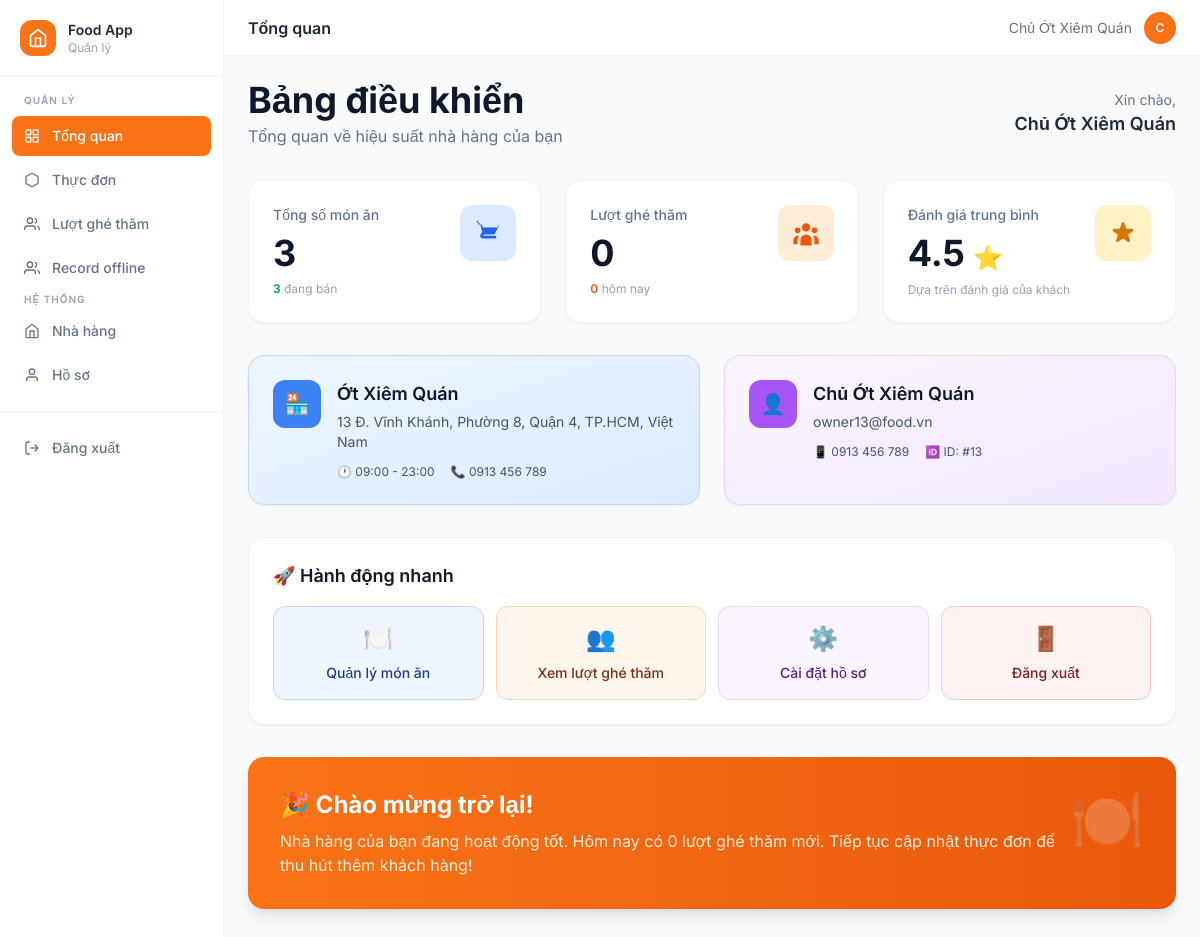
The app's page /web/owner/dashboard.php (signed in) with its own data.
### tables this page shows
CREATE TABLE `users` (
  `user_id` int(11) NOT NULL,
  `name` varchar(255) DEFAULT NULL,
  `email` varchar(255) DEFAULT NULL,
  `phone` varchar(20) DEFAULT NULL,
  `restaurant_id` int(11) DEFAULT NULL,
  `password_hash` varchar(255) DEFAULT NULL,
  `created_at` timestamp NOT NULL DEFAULT current_timestamp(),
  `is_active` tinyint(1) NOT NULL DEFAULT 1
);

CREATE TABLE `restaurant` (
  `restaurant_id` int(11) NOT NULL,
  `name` varchar(255) NOT NULL,
  `description` text DEFAULT NULL,
  `lat` double DEFAULT NULL,
  `lng` double DEFAULT NULL,
  `phone` varchar(20) DEFAULT NULL,
  `address` varchar(255) DEFAULT NULL,
  `open_hour` varchar(50) DEFAULT NULL,
  `close_hour` varchar(50) DEFAULT NULL,
  `rating` float DEFAULT 0,
  `status` varchar(20) NOT NULL DEFAULT 'open' COMMENT 'open | closed | maintenance',
  `created_at` timestamp NOT NULL DEFAULT current_timestamp(),
  `updated_at` timestamp NOT NULL DEFAULT current_timestamp() ON UPDATE current_timestamp()
);

### web/owner/dashboard.php (the view, shortened to what this page needs)
<?php
require_once __DIR__ . '/config.php';
$restaurant_id = $_SESSION['restaurant_id'];
$user_id = $_SESSION['user_id'];
$stmt = $pdo->prepare("SELECT * FROM restaurant WHERE restaurant_id = ?");
$stmt->execute([$restaurant_id]);
$restaurant = $stmt->fetch(PDO::FETCH_ASSOC);
$stmt = $pdo->prepare("SELECT * FROM users WHERE user_id = ?");
$stmt->execute([$user_id]);
$user = $stmt->fetch(PDO::FETCH_ASSOC);
$stats = [
    'total_dishes' => 0,
    'active_dishes' => 0,
    'total_visits' => 0,
    'today_visits' => 0,
    'avg_rating' => 0,
    'total_orders' => 0
];
if ($restaurant_id) {
    $stmt = $pdo->prepare("SELECT COUNT(*) FROM dish WHERE restaurant_id = ?");
    $stmt->execute([$restaurant_id]);
    $stats['total_dishes'] = $stmt->fetchColumn();
    $stmt = $pdo->prepare("SELECT COUNT(*) FROM dish WHERE restaurant_id = ? AND is_active = 1");
    $stmt->execute([$restaurant_id]);
    $stats['active_dishes'] = $stmt->fetchColumn();
    $stmt = $pdo->prepare("SELECT COUNT(*) FROM customer_visits WHERE restaurant_id = ?");
    $stmt->execute([$restaurant_id]);
    $stats['total_visits'] = $stmt->fetchColumn();
    try {
        $stmt = $pdo->prepare("SELECT COUNT(*) FROM customer_visits WHERE restaurant_id = ? AND DATE(visited_at) = CURDATE()");
        $stmt->execute([$restaurant_id]);
        $stats['today_visits'] = $stmt->fetchColumn();
    } catch (Exception $e) {
        $stats['today_visits'] = 0;
    }
    if ($restaurant) {
        $stats['avg_rating'] = $restaurant['rating'] ?? 0;
    }
    $stmt = $pdo->prepare("SELECT COUNT(*) FROM customer_visits WHERE restaurant_id = ?");
    $stmt->execute([$restaurant_id]);
    $stats['total_orders'] = $stmt->fetchColumn();
}
include 'header.php';
?>
<div class="p-6 bg-slate-50 min-h-screen">
    <div class="mb-8">
        <div class="flex items-center justify-between mb-6">
            <div>
                <h1 class="text-4xl font-bold text-slate-900">Bảng điều khiển</h1>
                <p class="text-slate-500 mt-1">Tổng quan về hiệu suất nhà hàng của bạn</p>
            </div>
            <div class="text-right">
                <p class="text-sm text-slate-500">Xin chào,</p>
                <p class="text-lg font-semibold text-slate-800"><?= htmlspecialchars($user['name'] ?? 'Người dùng') ?></p>
            </div>
        </div>
    </div>
    <div class="grid grid-cols-1 md:grid-cols-2 lg:grid-cols-3 gap-6 mb-8">
        <div class="bg-white rounded-2xl border border-slate-100 shadow-sm p-6 hover:shadow-md transition-shadow">
            <div class="flex items-start justify-between">
                <div class="flex-1">
                    <p class="text-sm font-medium text-slate-500 mb-2">Tổng số món ăn</p>
                    <h3 class="text-4xl font-bold text-slate-900"><?= $stats['total_dishes'] ?></h3>
                    <p class="text-xs text-slate-400 mt-2">
                        <span class="text-emerald-600 font-semibold"><?= $stats['active_dishes'] ?></span> đang bán
                    </p>
                </div>
                <div class="w-14 h-14 rounded-xl bg-blue-100 flex items-center justify-center flex-shrink-0">
                    <svg class="w-7 h-7 text-blue-600" fill="currentColor" viewBox="0 0 20 20"><path d="M3 1a1 1 0 000 2h1.22l.305 1.222a.997.997 0 00.01.042l1.358 5.43-.893.892C3.74 11.846 4.632 14 6.414 14H15a1 1 0 000-2H6.414l1-1H14a1 1 0 00.894-.553l3-6A1 1 0 0017 6H6.28l-.31-1.243A1 1 0 005 4H3z"/></svg>
                </div>
            </div>
        </div>
        <div class="bg-white rounded-2xl border border-slate-100 shadow-sm p-6 hover:shadow-md transition-shadow">
            <div class="flex items-start justify-between">
                <div class="flex-1">
                    <p class="text-sm font-medium text-slate-500 mb-2">Lượt ghé thăm</p>
                    <h3 class="text-4xl font-bold text-slate-900"><?= number_format($stats['total_visits']) ?></h3>
                    <p class="text-xs text-slate-400 mt-2">
                        <span class="text-orange-600 font-semibold"><?= $stats['today_visits'] ?></span> hôm nay
                    </p>
                </div>
                <div class="w-14 h-14 rounded-xl bg-orange-100 flex items-center justify-center flex-shrink-0">
                </div>
            </div>
        </div>
        <div class="bg-white rounded-2xl border border-slate-100 shadow-sm p-6 hover:shadow-md transition-shadow">
            <div class="flex items-start justify-between">
                <div class="flex-1">
                    <p class="text-sm font-medium text-slate-500 mb-2">Đánh giá trung bình</p>
                    <div class="flex items-baseline gap-2">
                        <h3 class="text-4xl font-bold text-slate-900"><?= number_format($stats['avg_rating'], 1) ?></h3>
                        <span class="text-2xl">⭐</span>
                    </div>
                    <p class="text-xs text-slate-400 mt-2">Dựa trên đánh giá của khách</p>
                </div>
                <div class="w-14 h-14 rounded-xl bg-amber-100 flex items-center justify-center flex-shrink-0">
                </div>
            </div>
        </div>
    </div>
    <div class="grid grid-cols-1 lg:grid-cols-2 gap-6 mb-8">
        <div class="bg-gradient-to-br from-blue-50 to-blue-100 rounded-2xl border border-blue-200 p-6 shadow-sm">
            <div class="flex items-start gap-4">
                <div class="w-12 h-12 rounded-xl bg-blue-500 flex items-center justify-center text-white text-xl flex-shrink-0">
                    🏪
                </div>
                <div class="flex-1">
                    <h3 class="font-semibold text-slate-900 text-lg"><?= htmlspecialchars($restaurant['name'] ?? 'Chưa cập nhật') ?></h3>
                    <p class="text-sm text-slate-600 mt-1"><?= htmlspecialchars($restaurant['address'] ?? 'Chưa cập nhật địa chỉ') ?></p>
                    <div class="flex items-center gap-4 mt-3">
                        <span class="text-xs text-slate-600">
                            🕐 <?= htmlspecialchars($restaurant['open_hour'] ?? '--:--') ?> - <?= htmlspecialchars($restaurant['close_hour'] ?? '--:--') ?>
                        </span>
                        <span class="text-xs text-slate-600">
                            📞 <?= htmlspecialchars($restaurant['phone'] ?? 'Chưa cập nhật') ?>
                        </span>
                    </div>
                </div>
            </div>
        </div>
        <div class="bg-gradient-to-br from-purple-50 to-purple-100 rounded-2xl border border-purple-200 p-6 shadow-sm">
            <div class="flex items-start gap-4">
                <div class="w-12 h-12 rounded-xl bg-purple-500 flex items-center justify-center text-white text-xl flex-shrink-0">
                    👤
                </div>
                <div class="flex-1">
                    <h3 class="font-semibold text-slate-900 text-lg"><?= htmlspecialchars($user['name'] ?? 'Người dùng') ?></h3>
                    <p class="text-sm text-slate-600 mt-1"><?= htmlspecialchars($user['email'] ?? 'Chưa cập nhật email') ?></p>
                    <div class="flex items-center gap-4 mt-3">
                        <span class="text-xs text-slate-600">
                            📱 <?= htmlspecialchars($user['phone'] ?? 'Chưa cập nhật') ?>
                        </span>
                        <span class="text-xs text-slate-600">
                            🆔 ID: #<?= $user['user_id'] ?>
                        </span>
                    </div>
                </div>
            </div>
        </div>
    </div>
    <div class="bg-white rounded-2xl border border-slate-100 shadow-sm p-6 mb-8">
        <h3 class="text-lg font-semibold text-slate-900 mb-4">🚀 Hành động nhanh</h3>
        <div class="grid grid-cols-2 md:grid-cols-4 gap-3">
            <a href="dishes.php" class="block p-4 rounded-xl bg-blue-50 hover:bg-blue-100 transition-colors text-center border border-blue-200">
                <div class="text-2xl mb-2">🍽️</div>
                <p class="text-sm font-medium text-blue-900">Quản lý món ăn</p>
            </a>
            <a href="visits.php" class="block p-4 rounded-xl bg-orange-50 hover:bg-orange-100 transition-colors text-center border border-orange-200">
                <div class="text-2xl mb-2">👥</div>
                <p class="text-sm font-medium text-orange-900">Xem lượt ghé thăm</p>
            </a>
            <a href="profile.php" class="block p-4 rounded-xl bg-purple-50 hover:bg-purple-100 transition-colors text-center border border-purple-200">
                <div class="text-2xl mb-2">⚙️</div>
                <p class="text-sm font-medium text-purple-900">Cài đặt hồ sơ</p>
            </a>
            <a href="logout.php" class="block p-4 rounded-xl bg-red-50 hover:bg-red-100 transition-colors text-center border border-red-200">
                <div class="text-2xl mb-2">🚪</div>
                <p class="text-sm font-medium text-red-900">Đăng xuất</p>
            </a>
        </div>
    </div>
    <div class="bg-gradient-to-r from-orange-500 to-orange-600 rounded-2xl p-8 text-white shadow-lg">
        <div class="flex items-start justify-between">
            <div>
                <h2 class="text-2xl font-bold mb-2">🎉 Chào mừng trở lại!</h2>
                <p class="text-orange-100">Nhà hàng của bạn đang hoạt động tốt. Hôm nay có <?= $stats['today_visits'] ?> lượt ghé thăm mới. Tiếp tục cập nhật thực đơn để thu hút thêm khách hàng!</p>
            </div>
            <div class="text-6xl opacity-20">🍽️</div>
        </div>
    </div>
</div>
<?php include 'footer.php'; ?>

### web/owner/css/style.css (style rules this page uses)
:root { --primary-orange: #f97316; }
body { font-family: 'Inter', sans-serif; background-color: #f8fafc; color: #1e293b; }

### records on screen
users: name "Chủ Ớt Xiêm Quán", email "owner13@food.vn", phone "0913 456 789", user_id "13"
restaurant: name "Ớt Xiêm Quán", address "13 Đ. Vĩnh Khánh, Phường 8, Quận 4, TP.HCM, Việt Nam", open_hour "09:00", close_hour "23:00", phone "0913 456 789"

### other values on screen
$rname "Quản lý"
$label "Tổng quan Thực đơn Lượt ghé thăm Record offline Nhà hàng Hồ sơ"
$pageTitle "Tổng quan"
$_SESSION['user_name'] "Chủ Ớt Xiêm Quán"
mb_strtoupper(mb_substr($_SESSION['user_name'] ?? 'U', 0, 1)) "C"
$stats['total_dishes'] "3"
$stats['active_dishes'] "3"
$stats['total_visits'] "0"
$stats['today_visits'] "0"
$stats['avg_rating'] "4.5"
